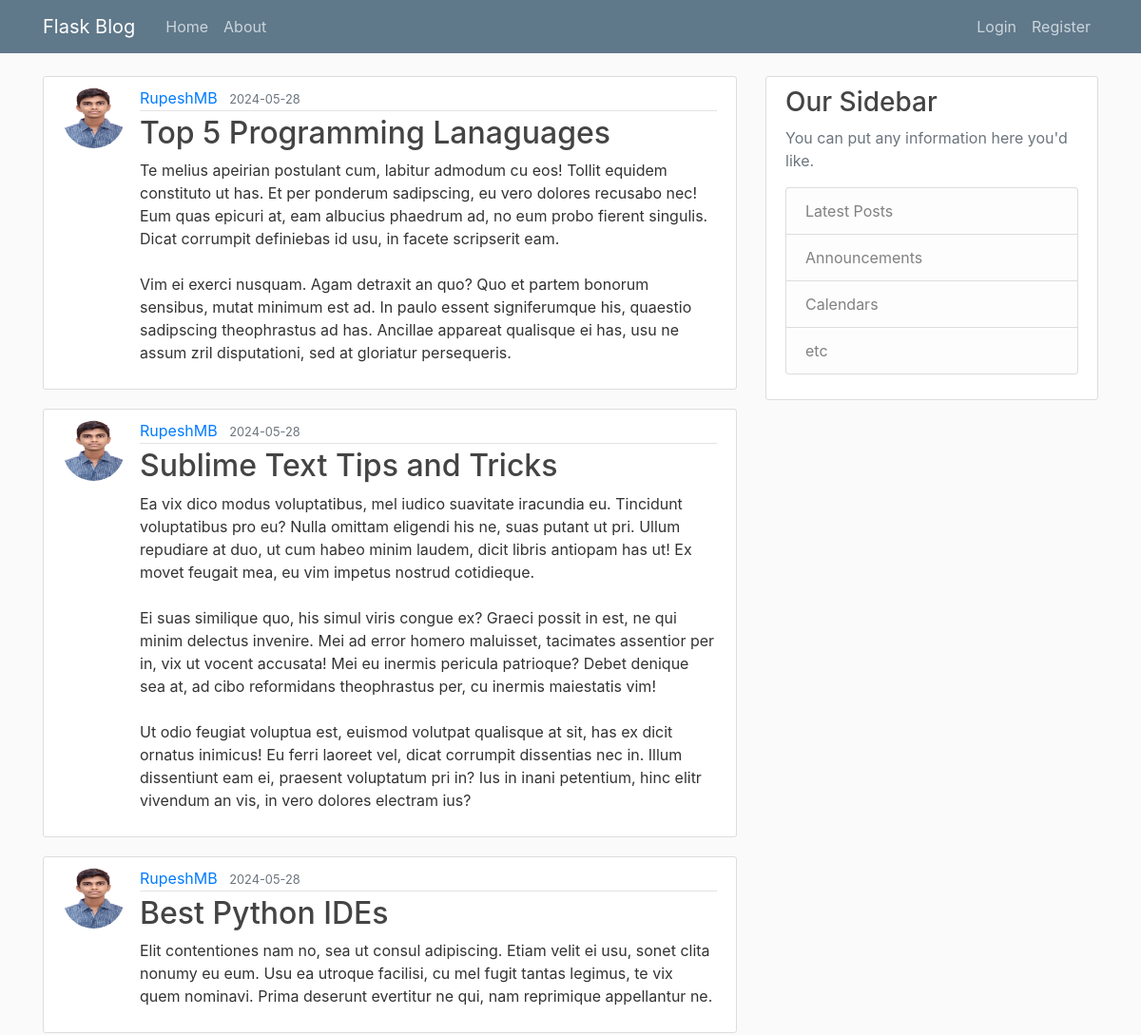
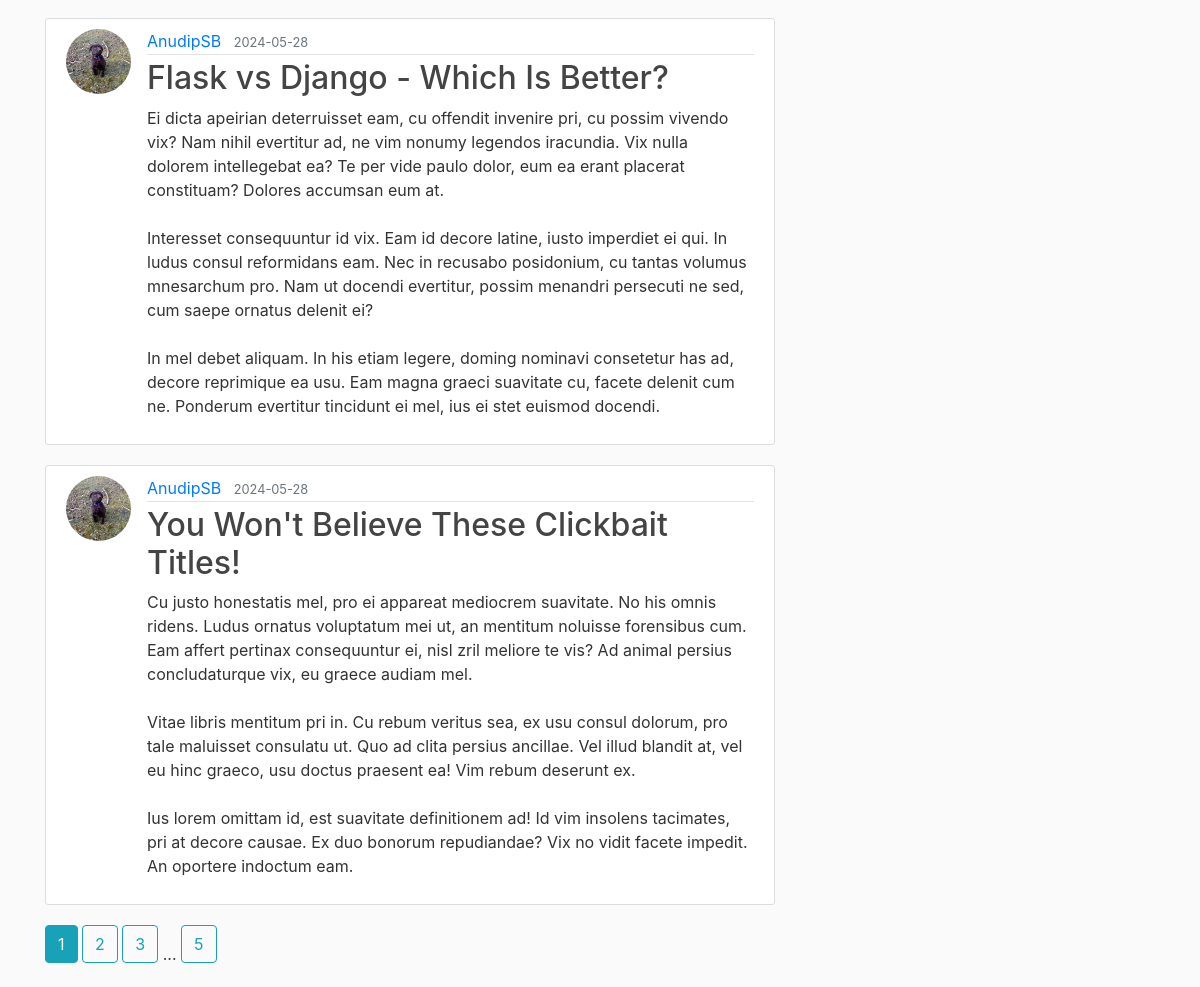
The page /home on the database its author committed (2 pictures, top to bottom).
### flaskblog/models.py (models this page shows, shortened)
class Post(db.Model):
    id = db.Column(db.Integer, primary_key=True)
    title = db.Column(db.String(100), nullable=False)
    date_posted = db.Column(db.DateTime, nullable=False, default=lambda: datetime.now(timezone.utc))
    content = db.Column(db.Text, nullable=False)
    user_id = db.Column(db.Integer, db.ForeignKey('user.id'), nullable=False)

class User(db.Model, UserMixin):
    id = db.Column(db.Integer, primary_key=True)
    username = db.Column(db.String(20), unique=True, nullable=False)
    email = db.Column(db.String(120), unique=True, nullable=False)
    image_file = db.Column(db.String(20), nullable=False, default='default.jpg')
    password = db.Column(db.String(60), nullable=False)
    posts = db.relationship('Post', backref='name', lazy=True)

### flaskblog/main/routes.py (the view)
@main.route("/")
@main.route("/home")
def home():
    page = request.args.get('page',1,type=int)
    posts= Post.query.order_by(Post.date_posted.desc()).paginate(page=page, per_page=5)
    return render_template('home.html', posts=posts)

### flaskblog/templates/home.html
{% extends "layout.html" %}
{% block content %}
    {% for post in posts.items %}
        <article class="media content-section">
            <img class="rounded-circle article-img" src="{{url_for('static', filename='profile_pics/' + post.name.image_file)}}">
            <div class="media-body">
            <div class="article-metadata">
                <a class="mr-2" href="{{ url_for('users.user_posts',username=post.name.username) }}">{{ post.name.username }}</a>
                <small class="text-muted">{{ post.date_posted.strftime('%Y-%m-%d') }}</small>
            </div>
            <h2><a class="article-title" href="{{ url_for('posts.post', post_id=post.id )}}">{{ post.title }}</a></h2>
            <p class="article-content">{{ post.content }}</p>
            </div>
        </article>
    {% endfor %}
    {% for page_num in posts.iter_pages(left_edge=1, right_edge=1, left_current=1, right_current=2) %}
        {% if page_num %}
            {% if posts.page == page_num %}
                <a class="btn btn-info mb-4" href="{{ url_for('main.home', page=page_num)}}">{{ page_num }}</a>
            {% else %}
                <a class="btn btn-outline-info mb-4" href="{{ url_for('main.home', page=page_num)}}">{{ page_num }}</a>
            {% endif %}
        {% else %}
            ...
        {% endif %}
    {% endfor %}
{% endblock content %}

### flaskblog/templates/layout.html (shortened to what this page needs)
<!DOCTYPE html>
<html lang="en">
<head>
    <link rel="stylesheet" href="https://cdn.jsdelivr.net/npm/bootstrap@4.4.1/dist/css/bootstrap.min.css">
    <link rel="stylesheet" type="text/css" href="{{url_for('static',filename='main.css')}}">
</head>
<body>
    <header class="site-header">
        <nav class="navbar navbar-expand-md navbar-dark bg-steel fixed-top">
          <div class="container">
            <a class="navbar-brand mr-4" href="/">Flask Blog</a>
            <div class="collapse navbar-collapse" id="navbarToggle">
              <div class="navbar-nav mr-auto">
                <a class="nav-item nav-link" href="{{url_for('main.home')}}">Home</a>
                <a class="nav-item nav-link" href="{{url_for('main.about')}}">About</a>
              </div>
              <div class="navbar-nav">
              {% if current_user.is_authenticated %}
                <a class="nav-item nav-link" href="{{url_for('posts.new_post')}}">New Post</a>
                <a class="nav-item nav-link" href="{{url_for('users.account')}}">Account</a>
                <a class="nav-item nav-link" href="{{url_for('users.logout')}}">Logout</a>
              {% else %}
                <a class="nav-item nav-link" href="{{url_for('users.login')}}">Login</a>
                <a class="nav-item nav-link" href="{{url_for('users.register')}}">Register</a>
              {% endif %}
              </div>
            </div>
          </div>
        </nav>
    </header>
    <main role="main" class="container">
        <div class="row">
          <div class="col-md-8">
            {% block content %}{% endblock %}
          </div>
          <div class="col-md-4">
            <div class="content-section">
              <h3>Our Sidebar</h3>
              <p class='text-muted'>You can put any information here you'd like.
                <ul class="list-group">
                  <li class="list-group-item list-group-item-light">Latest Posts</li>
                  <li class="list-group-item list-group-item-light">Announcements</li>
                  <li class="list-group-item list-group-item-light">Calendars</li>
                  <li class="list-group-item list-group-item-light">etc</li>
                </ul>
              </p>
            </div>
          </div>
        </div>
    </main>
</body>
</html>

### flaskblog/static/main.css (style rules this page uses)
body { background: #fafafa; color: #333333; margin-top: 5rem; }
h1, h2, h3, h4, h5, h6 { color: #444444; }
.bg-steel { background-color: #5f788a; }
.site-header .navbar-nav .nav-link { color: #cbd5db; }
.content-section { background: #ffffff; padding: 10px 20px; border: 1px solid #dddddd; border-radius: 3px; margin-bottom: 20px; }
.article-title { color: #444444; }
.article-content { white-space: pre-line; }
.article-img { height: 65px; width: 65px; margin-right: 16px; }
.article-metadata { padding-bottom: 1px; margin-bottom: 4px; border-bottom: 1px solid #e3e3e3 }

### rows shown on the page
Post: image_file (picture), name.username "RupeshMB", date_posted "2024-05-28", title "Top 5 Programming Lanaguages", content "Te melius apeirian postulant cum, labitur admodum cu eos! Tollit equidem constituto ut has. Et per ponderum sadipscing, eu vero dolores recusabo nec! Eum quas epicuri at, eam albucius phaedrum ad, no eum probo fierent singulis. Dicat corrumpit definiebas id usu, in facete scripserit eam. Vim ei exerci nusquam. Agam detraxit an quo? Quo et partem bonorum sensibus, mutat minimum est ad. In paulo essent signiferumque his, quaestio sadipscing theophrastus ad has. Ancillae appareat qualisque ei has, usu ne assum zril disputationi, sed at gloriatur persequeris."
Post: image_file (picture), name.username "RupeshMB", date_posted "2024-05-28", title "Sublime Text Tips and Tricks", content "Ea vix dico modus voluptatibus, mel iudico suavitate iracundia eu. Tincidunt voluptatibus pro eu? Nulla omittam eligendi his ne, suas putant ut pri. Ullum repudiare at duo, ut cum habeo minim laudem, dicit libris antiopam has ut! Ex movet feugait mea, eu vim impetus nostrud cotidieque. Ei suas similique quo, his simul viris congue ex? Graeci possit in est, ne qui minim delectus invenire. Mei ad error homero maluisset, tacimates assentior per in, vix ut vocent accusata! Mei eu inermis pericula patrioque? Debet denique sea at, ad cibo reformidans theophrastus per, cu inermis maiestatis vim! Ut odio feugiat voluptua est, euismod volutpat qualisque at sit, has ex dicit ornatus inimicus! Eu…"
Post: image_file (picture), name.username "RupeshMB", date_posted "2024-05-28", title "Best Python IDEs", content "Elit contentiones nam no, sea ut consul adipiscing. Etiam velit ei usu, sonet clita nonumy eu eum. Usu ea utroque facilisi, cu mel fugit tantas legimus, te vix quem nominavi. Prima deserunt evertitur ne qui, nam reprimique appellantur ne."
Post: image_file (picture), name.username "AnudipSB", date_posted "2024-05-28", title "Flask vs Django - Which Is Better?", content "Ei dicta apeirian deterruisset eam, cu offendit invenire pri, cu possim vivendo vix? Nam nihil evertitur ad, ne vim nonumy legendos iracundia. Vix nulla dolorem intellegebat ea? Te per vide paulo dolor, eum ea erant placerat constituam? Dolores accumsan eum at. Interesset consequuntur id vix. Eam id decore latine, iusto imperdiet ei qui. In ludus consul reformidans eam. Nec in recusabo posidonium, cu tantas volumus mnesarchum pro. Nam ut docendi evertitur, possim menandri persecuti ne sed, cum saepe ornatus delenit ei? In mel debet aliquam. In his etiam legere, doming nominavi consetetur has ad, decore reprimique ea usu. Eam magna graeci suavitate cu, facete delenit cum ne. Ponderum…"
Post: image_file (picture), name.username "AnudipSB", date_posted "2024-05-28", title "You Won't Believe These Clickbait Titles!", content "Cu justo honestatis mel, pro ei appareat mediocrem suavitate. No his omnis ridens. Ludus ornatus voluptatum mei ut, an mentitum noluisse forensibus cum. Eam affert pertinax consequuntur ei, nisl zril meliore te vis? Ad animal persius concludaturque vix, eu graece audiam mel. Vitae libris mentitum pri in. Cu rebum veritus sea, ex usu consul dolorum, pro tale maluisset consulatu ut. Quo ad clita persius ancillae. Vel illud blandit at, vel eu hinc graeco, usu doctus praesent ea! Vim rebum deserunt ex. Ius lorem omittam id, est suavitate definitionem ad! Id vim insolens tacimates, pri at decore causae. Ex duo bonorum repudiandae? Vix no vidit facete impedit. An oportere indoctum eam."

### other values the page prints
{{ page_num }} "1"
{{ page_num }} "2" "3" "5"
